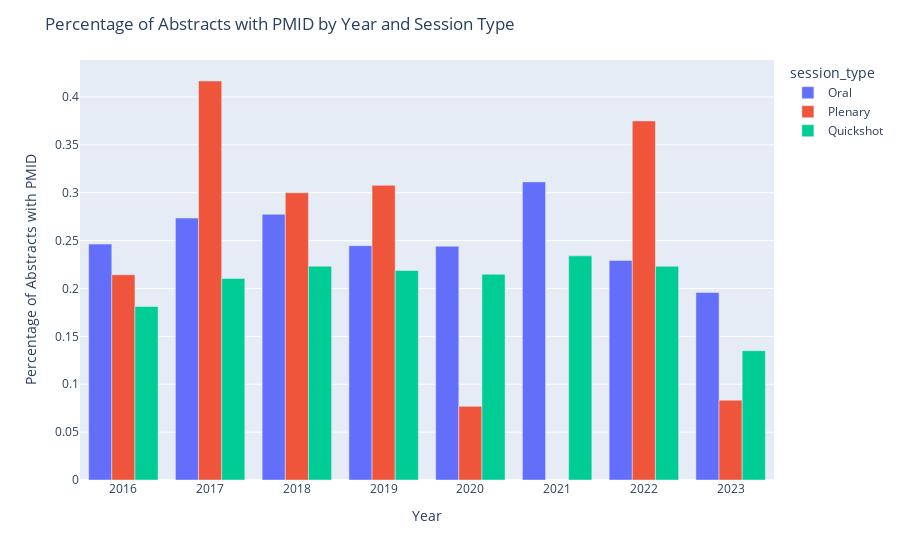

Write notebook code for a chart like this one.
### Code cell
# df_abstracts_subset_merged.to_csv('data_upto_subset_final.csv')

## In df_abstracts_subset_merge abstract type, change 'Outcomes/Clinical' to 'Clinical/Outcomes'
df_abstracts_subset_merged['abstract_type'] = df_abstracts_subset_merged['abstract_type'].str.replace('Outcomes/Clinical', 'Clinical/Outcomes')

## Change df_abstracts_subset_merge session type to lowercase and back to title case
df_abstracts_subset_merged['session_type'] = df_abstracts_subset_merged['session_type'].str.lower().str.title()

## Remove any spaces from session type
df_abstracts_subset_merged['session_type'] = df_abstracts_subset_merged['session_type'].str.replace(' ', '')

## Create a new column called pmids_count that is the length of the pmids column
## If the pmids column is empty, pmids_count is 0
df_abstracts_subset_merged['pmids_count'] = df_abstracts_subset_merged['pmids'].apply(lambda x: len(x) if x else 0)

## Create a new column called has_pmid that is True if pmids_count > 0
df_abstracts_subset_merged['has_pmid'] = df_abstracts_subset_merged['pmids_count'] > 0

## Create a new dataframe that groups by session_type and year.
## Calculate the number of abstracts with pmid and the total number of abstracts

df_abstracts_subset_merged_grouped = df_abstracts_subset_merged.groupby(['session_type','year']).agg(
    num_pmids = ('has_pmid', 'sum'),
    num_abstracts = ('control_number', 'nunique')
)

## Reset the index of df_abstracts_subset_merged_grouped
df_abstracts_subset_merged_grouped.reset_index(inplace=True)

## Calculate the percentage of abstracts with pmid
df_abstracts_subset_merged_grouped['pct_pmids'] = df_abstracts_subset_merged_grouped['num_pmids'] / df_abstracts_subset_merged_grouped['num_abstracts']

## Plot the data in a bargraph use plotly.express

import plotly.express as px

fig = px.bar(
    df_abstracts_subset_merged_grouped[df_abstracts_subset_merged_grouped['session_type'] != 'Poster'],
    x='year',
    y='pct_pmids',
    color='session_type',
    barmode='group'
)

## Make pretty
fig.update_layout(
    title='Percentage of Abstracts with PMID by Year and Session Type',
    xaxis_title='Year',
    yaxis_title='Percentage of Abstracts with PMID',
    xaxis = dict(
        tickmode = 'linear',
        tick0 = 2000,
        dtick = 1
    )
)

fig.show()

### Figure 1 — Plotly figure (JSON) as saved in the notebook; plotly's stock layout.template omitted (floating-point values rounded to 4 significant figures)
{"data": [{"alignmentgroup": "True", "hovertemplate": "session_type=Oral<br>year=%{x}<br>pct_pmids=%{y}<extra></extra>", "legendgroup": "Oral", "marker": {"color": "#636efa", "pattern": {"shape": ""}}, "name": "Oral", "offsetgroup": "Oral", "orientation": "v", "showlegend": true, "textposition": "auto", "type": "bar", "x": [2016, 2017, 2018, 2019, 2020, 2021, 2022, 2023], "xaxis": "x", "y": [0.2463, 0.2736, 0.2775, 0.2447, 0.2441, 0.3113, 0.2292, 0.1958], "yaxis": "y"}, {"alignmentgroup": "True", "hovertemplate": "session_type=Plenary<br>year=%{x}<br>pct_pmids=%{y}<extra></extra>", "legendgroup": "Plenary", "marker": {"color": "#EF553B", "pattern": {"shape": ""}}, "name": "Plenary", "offsetgroup": "Plenary", "orientation": "v", "showlegend": true, "textposition": "auto", "type": "bar", "x": [2016, 2017, 2018, 2019, 2020, 2022, 2023], "xaxis": "x", "y": [0.2143, 0.4167, 0.3, 0.3077, 0.07692, 0.375, 0.08333], "yaxis": "y"}, {"alignmentgroup": "True", "hovertemplate": "session_type=Quickshot<br>year=%{x}<br>pct_pmids=%{y}<extra></extra>", "legendgroup": "Quickshot", "marker": {"color": "#00cc96", "pattern": {"shape": ""}}, "name": "Quickshot", "offsetgroup": "Quickshot", "orientation": "v", "showlegend": true, "textposition": "auto", "type": "bar", "x": [2016, 2017, 2018, 2019, 2020, 2021, 2022, 2023], "xaxis": "x", "y": [0.1812, 0.2105, 0.2233, 0.2188, 0.2149, 0.2341, 0.2232, 0.135], "yaxis": "y"}], "layout": {"barmode": "group", "legend": {"title": {"text": "session_type"}, "tracegroupgap": 0}, "margin": {"t": 60}, "title": {"text": "Percentage of Abstracts with PMID by Year and Session Type"}, "xaxis": {"anchor": "y", "domain": [0, 1], "dtick": 1, "tick0": 2000, "tickmode": "linear", "title": {"text": "Year"}}, "yaxis": {"anchor": "x", "domain": [0, 1], "title": {"text": "Percentage of Abstracts with PMID"}}}}
